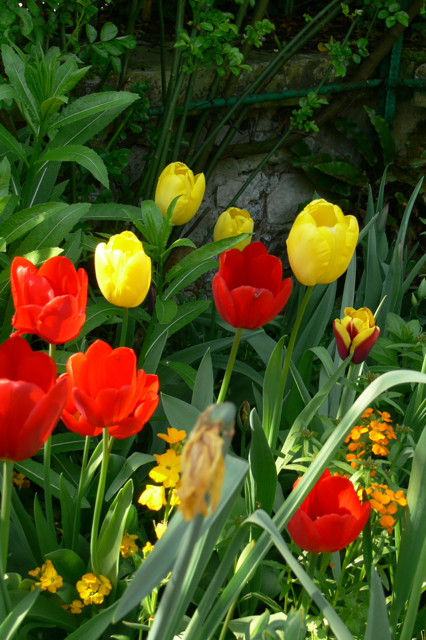
#> input picture ESTUDOS DIRIGIDOS/ED_7/flowers9.png, 426 x 640 px, found by its file name
$ jupyter execute ED_7.ipynb
#> lines starting #> are read from the running program, lines starting #| are printed output that depends on the picture
**ED7 - Imagens em Cores**

Aluno: Mauricio dos Santos de Jesus

1) O objetivo deste estudo é analisar a quantidade R, G e B a imagem possui
através do histograma. A partir da imagem 'flowers9.png':

a. Faça os histogramas referentes aos planos R, G e B da imagem;

b. Plote a imagem RGB e as imagens de cada plano separadamente;

[cell 1]
import cv2 as cv
import matplotlib.pyplot as plt

# Carregando a imagem
image = cv.imread('/content/flowers9.png')
#> image is the input picture: shape (640, 426, 3); mean B, G, R 27.4, 76.4, 75.2

# Convertendo de BGR para RGB
image_rgb = cv.cvtColor(image, cv.COLOR_BGR2RGB)

# Separando os canais de cor
r_channel = image_rgb[:, :, 0]
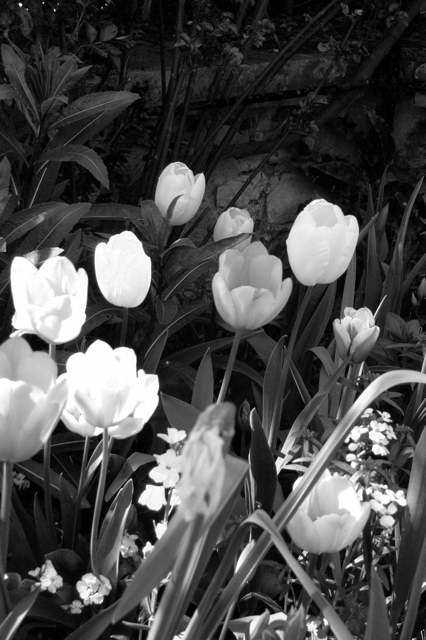
#> r_channel: shape (640, 426); min 0, max 255, mean 75.2
g_channel = image_rgb[:, :, 1]
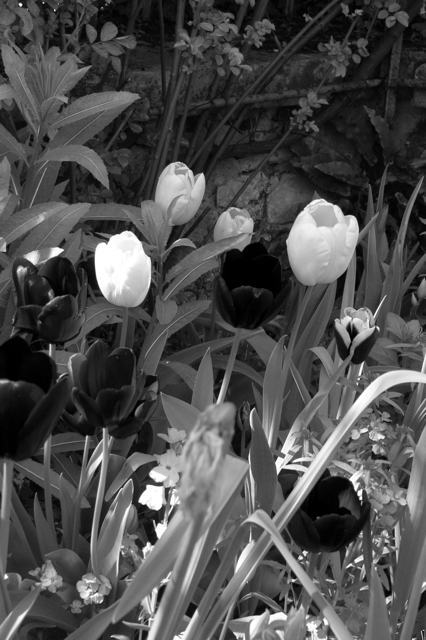
#> g_channel: shape (640, 426); min 0, max 255, mean 76.4
b_channel = image_rgb[:, :, 2]
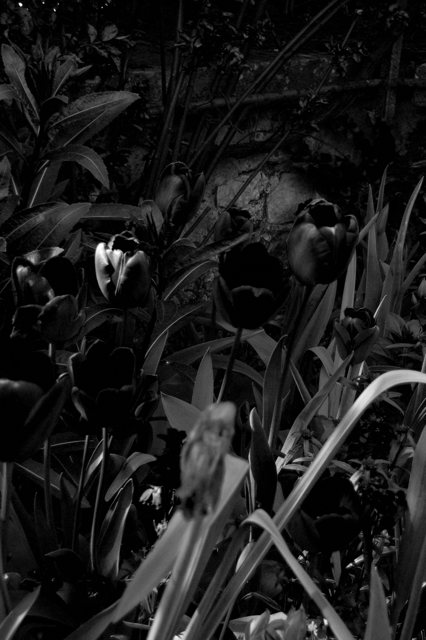
#> b_channel: shape (640, 426); min 0, max 255, mean 27.4

# Calculando os histogramas para cada canal
hist_r = cv.calcHist([image_rgb], [0], None, [256], [0, 256])
#> hist_r = 256 values, max 4733 at index 255, min 274 at index 117, mean 1065
hist_g = cv.calcHist([image_rgb], [1], None, [256], [0, 256])
#> hist_g = 256 values, max 2603 at index 28, min 105 at index 246, mean 1065
hist_b = cv.calcHist([image_rgb], [2], None, [256], [0, 256])
#> hist_b = 256 values, max 40769 at index 1, min 0 at index 236, mean 1065

# Plotando os histogramas de cada canal
plt.figure(figsize=(8, 6))
plt.plot(hist_r, color='red')
plt.title('Histograma - Canal R')
plt.xlabel('Intensidade')
plt.ylabel('Frequência')
plt.show()
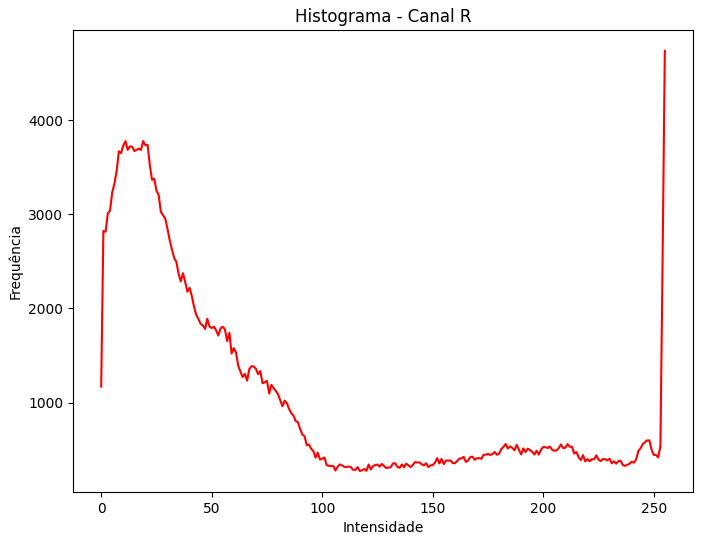
#> figure drawn by matplotlib, 1 panel; curve peaks at x = 255, y = 4733

plt.figure(figsize=(8, 6))
plt.plot(hist_g, color='green')
plt.title('Histograma - Canal G')
plt.xlabel('Intensidade')
plt.ylabel('Frequência')
plt.show()
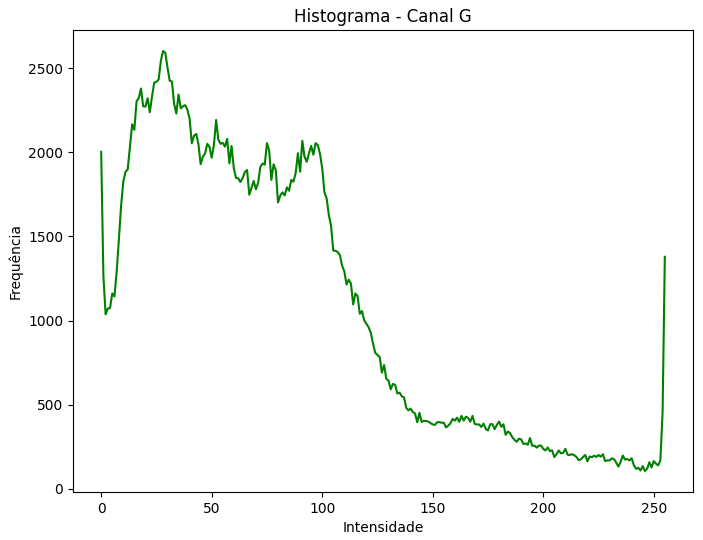
#> figure drawn by matplotlib, 1 panel; curve peaks at x = 28, y = 2603

plt.figure(figsize=(8, 6))
plt.plot(hist_b, color='blue')
plt.title('Histograma - Canal B')
plt.xlabel('Intensidade')
plt.ylabel('Frequência')
plt.show()
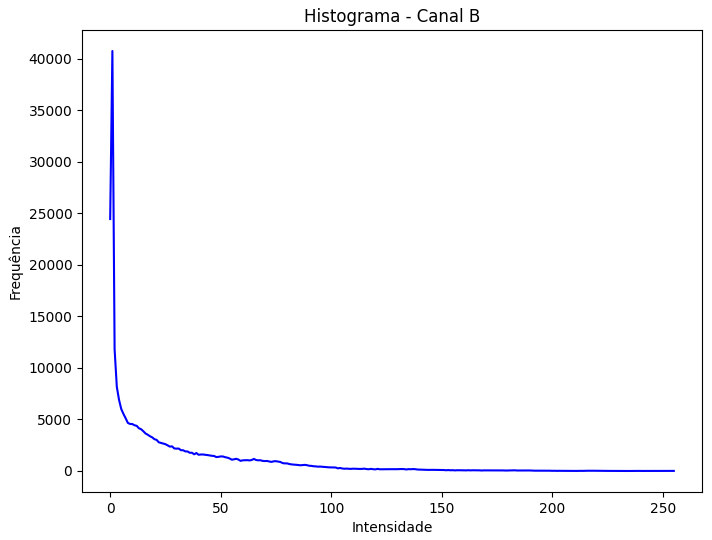
#> figure drawn by matplotlib, 1 panel; curve peaks at x = 1, y = 40769

# Plotando a imagem original e os canais separados
plt.figure(figsize=(10, 8))

plt.subplot(2, 2, 1)
plt.imshow(image_rgb)
plt.title('Imagem Original')

plt.subplot(2, 2, 2)
plt.imshow(r_channel, cmap='Reds')
plt.title('Canal R')

plt.subplot(2, 2, 3)
plt.imshow(g_channel, cmap='Greens')
plt.title('Canal G')

plt.subplot(2, 2, 4)
plt.imshow(b_channel, cmap='Blues')
plt.title('Canal B')

plt.tight_layout()
plt.show()
